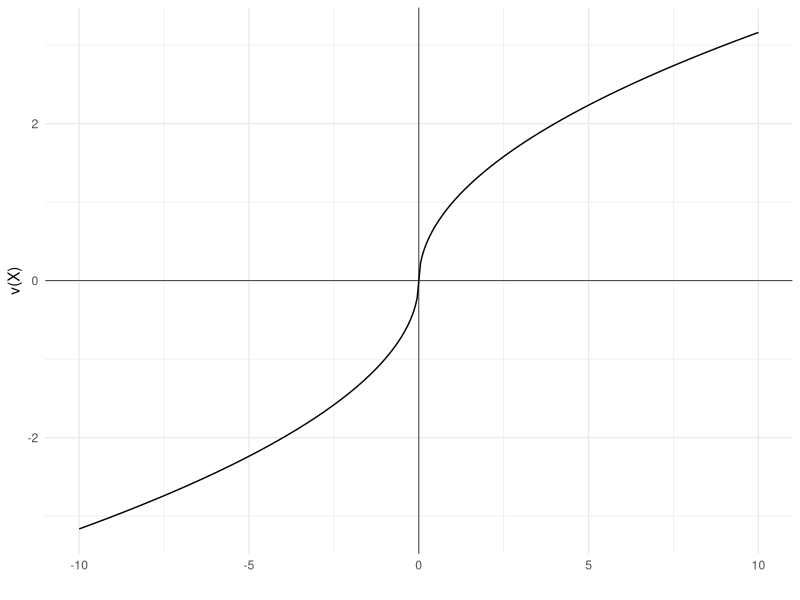

This chart was generated by the following R code:
## ---- chunk 1
library(ggplot2)

loss_fun <- function(x){
  -(-x)^0.5
}
gain_fun <- function(x){
  x^0.5
}

loss <- data.frame(
  x=seq(-10,0,0.05),
  y=NA
  )
loss$y <- loss_fun(loss$x)

gain <- data.frame(
  x=seq(0,10,0.05),
  y=NA
  )
gain$y <- gain_fun(gain$x)

ggplot(mapping = aes(x, y)) +
  geom_line(data = loss) +
  geom_line(data = gain) + 
  geom_vline(xintercept = 0, linewidth=0.25)+ 
  geom_hline(yintercept = 0, linewidth=0.25)+
  labs(x = "", y = "v(X)")+

  # Set the theme
  theme_minimal()
